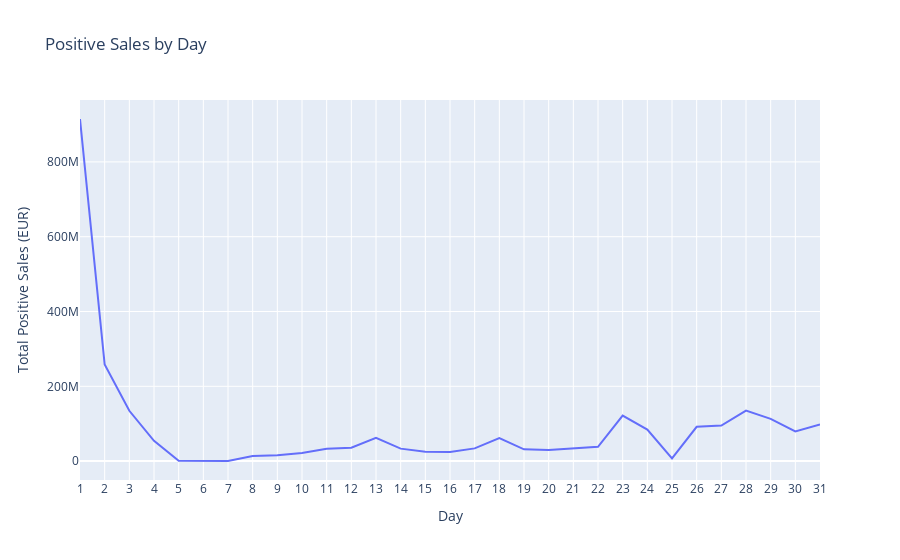

Here is the notebook cell this chart was saved with:
### Markdown cell above
**Nevative vs Positive Sales Values**

- (*Outlier*) **November 2018** was a month of few activity, with the lowest overall positive sales and negative sales close to non

- **September 2019** is a peak in positive sales, that is followed by a peak in negative sales (oct 2019)

- **January 2020** is not only the month with highest negative values, but it is also a month categorized by the bellow average positive sales, which is likely evidence of a outside event's affect in the sales behavior

- (*Outlier*) **January 2021** is a month marked by a abrupt change in sales behavior, it is also a month of few activity, with one of the lowest sales value, by far

- **September 2021** is a month that peaks in both negative and positive sales values, meaning that the negative values are likely a result from the

### Code cell
positive_sales['Day'] = positive_sales['DATE'].dt.day
grouped_positive_sales_day = positive_sales.groupby('Day')['Sales_EUR'].sum().reset_index()

grouped_positive_sales_day['Day'] = grouped_positive_sales_day['Day'].astype(str)

plot_sales(grouped_positive_sales_day, 'Day', 'Sales_EUR', 'Positive Sales by Day', 'Day', 'Total Positive Sales (EUR)')

### Figure 1 — Plotly figure (JSON) as saved in the notebook; plotly's stock layout.template omitted (floating-point values rounded to 4 significant figures)
{"data": [{"hovertemplate": "Day=%{x}<br>Total Positive Sales (EUR)=%{y}<extra></extra>", "legendgroup": "", "line": {"color": "#636efa", "dash": "solid"}, "marker": {"symbol": "circle"}, "mode": "lines", "name": "", "orientation": "v", "showlegend": false, "type": "scatter", "x": ["1", "2", "3", "4", "5", "6", "7", "8", "9", "10", "11", "12", "13", "14", "15", "16", "17", "18", "19", "20", "21", "22", "23", "24", "25", "26", "27", "28", "29", "30", "31"], "xaxis": "x", "y": [914700000.0, 258300000.0, 134500000.0, 54230000.0, 678300.0, 497500.0, 276043, 13580000.0, 15880000.0, 21430000.0, 33070000.0, 35670000.0, 62420000.0, 33320000.0, 24850000.0, 24200000.0, 33980000.0, 61530000.0, 31550000.0, 29450000.0, 33630000.0, 38150000.0, 121800000.0, 84350000.0, 7151000.0, 91780000.0, 95090000.0, 135100000.0, 112900000.0, 79470000.0, 97970000.0], "yaxis": "y"}], "layout": {"legend": {"tracegroupgap": 0}, "title": {"text": "Positive Sales by Day"}, "xaxis": {"anchor": "y", "domain": [0, 1], "title": {"text": "Day"}}, "yaxis": {"anchor": "x", "domain": [0, 1], "title": {"text": "Total Positive Sales (EUR)"}}}}
